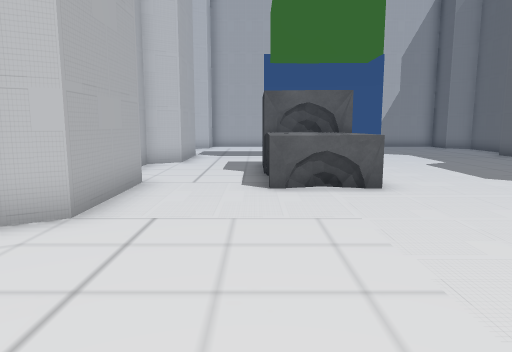
[1] (above)

18 first-person views from a walk through a 3-D level made in the Unity game engine. The camera is 1.3 m above the floor, tilts 8° down and sees 70° across. The floor is counted in squares, 1 m on a side. Each view is taken from the middle of a square. On the plan, view 1 faces up. The plan holds only what a view shows up to about 15 squares ahead; the rest is blank.

[2]
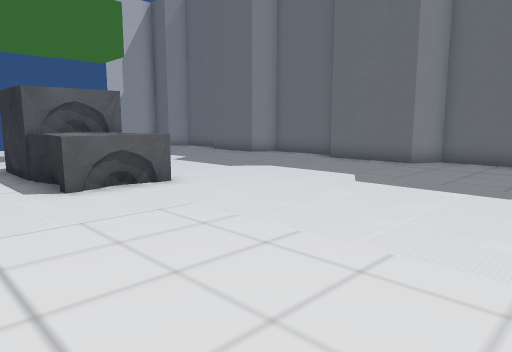

[3]
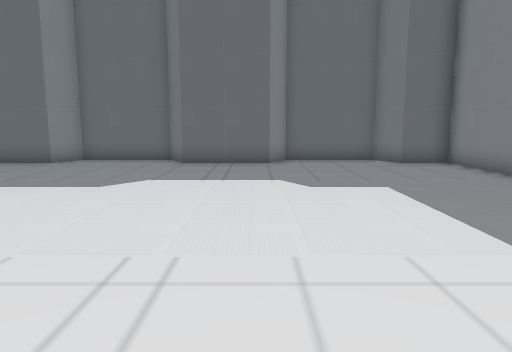

[4]
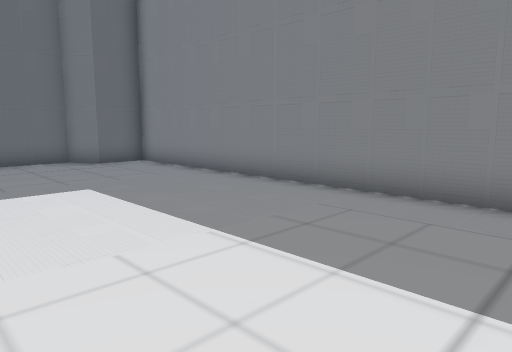

[5]
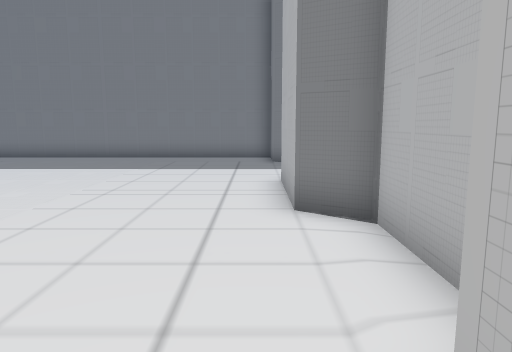

[6]
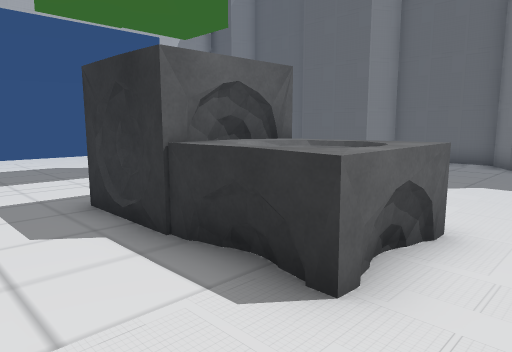

[7]
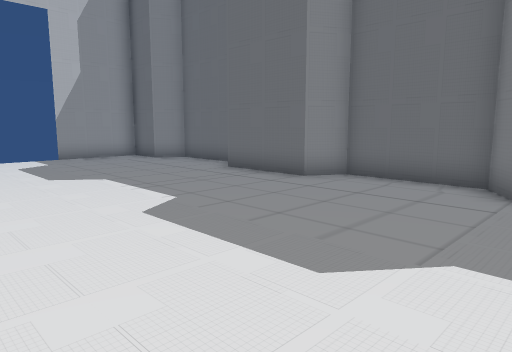

[8]
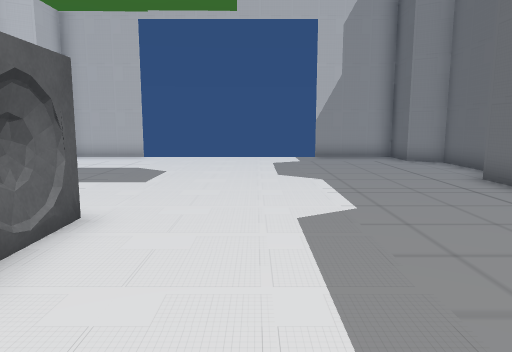

[9]
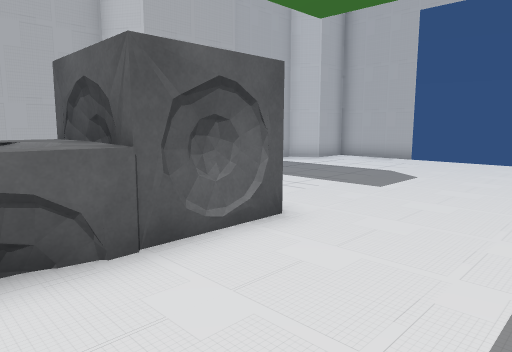

[10]
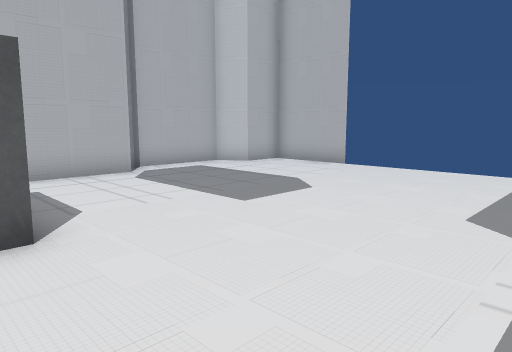

[11]
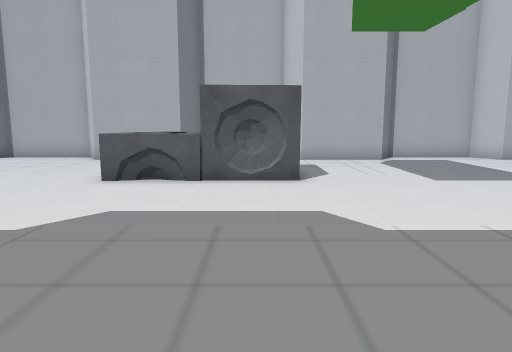

[12]
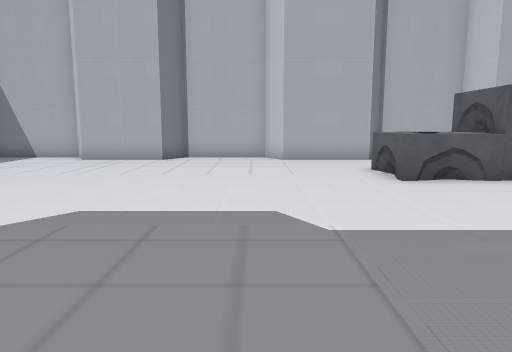

[13]
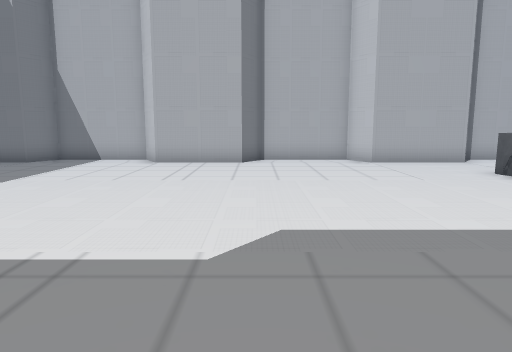

[14]
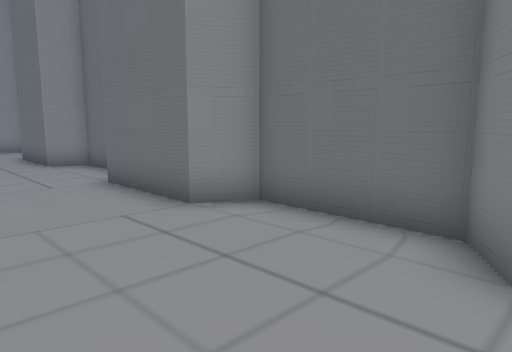

[15]
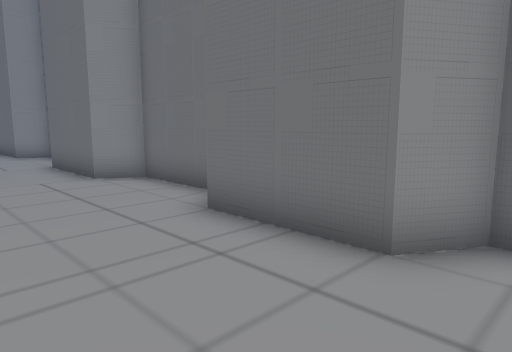

[16]
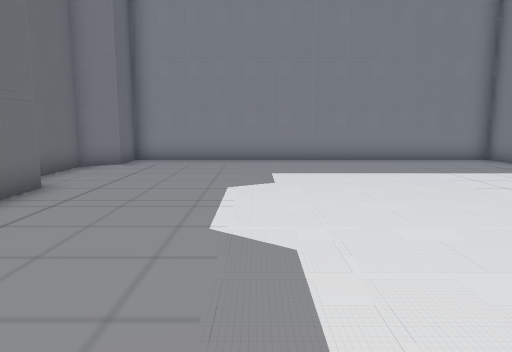

[17]
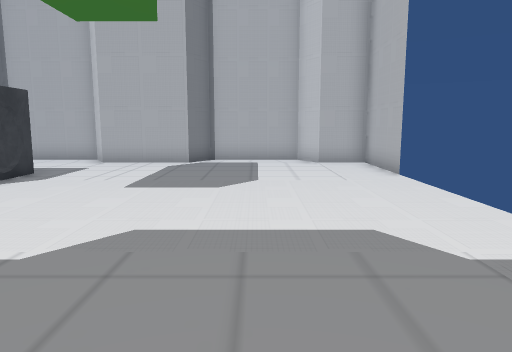

[18]
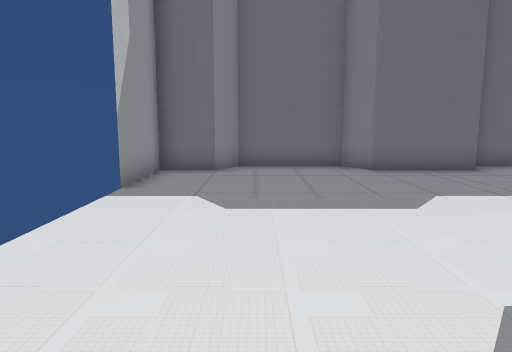

### Floor plan
Points are (right, up) in squares from view 1. A wall is a line through its corners. A room is listed if a view was taken in it or the views show most of it. See-through windows are left out.
Room 1 (views 1, 2, 3, 4, 5, 6, 7, 8, 9, 10, 11, 12, 13, 14, 15, 16, 17, 18)
walls: (0.5, 21.8) (-2.6, 21.8) (-2.6, 20.2) (-3.6, 19.6) (-3.6, 16.3) (-2.6, 15.7) (-2.6, 12.7) (-3.6, 12.1) (-3.6, 8.8) (-2.6, 8.2) (-2.6, 5) (-3.6, 4.4) (-3.6, 1.1) (-2.6, 0.5) (-2.6, -2.5) (-3.6, -3.1) (-3.6, -6.3) (-2.6, -6.9) (-2.6, -8.6) (10.4, -8.6) (10.4, -7) (11.5, -6.3) (11.5, -3.1) (10.4, -2.5) (10.4, 0.5) (11.5, 1.1) (11.5, 4.4) (10.4, 5) (10.4, 8.2) (11.5, 8.8) (11.5, 12.1) (10.4, 12.7) (10.4, 15.7) (11.5, 16.3) (11.5, 19.5) (10.4, 20.2) (10.4, 21.8) (7.4, 21.8)
objects: other object (0, 8) to (2, 10); other object (0, 11) to (2, 12)

Positions as (right, up) in squares from view 1, and headings:
1: (0, 0), facing up
2: (-2, 0), facing up-right
3: (-2, -2), facing right
4: (-2, -2), facing down-right
5: (-2, 6), facing down
6: (-2, 6), facing up-right
7: (3, 7), facing up-right
8: (5, 7), facing up
9: (6, 8), facing up-left
10: (7, 11), facing up-left
11: (11, 11), facing left
12: (11, 4), facing left
13: (10, 1), facing left
14: (7, 0), facing up-right
15: (7, -4), facing up-right
16: (6, 5), facing down
17: (10, 18), facing left
18: (0, 19), facing right
